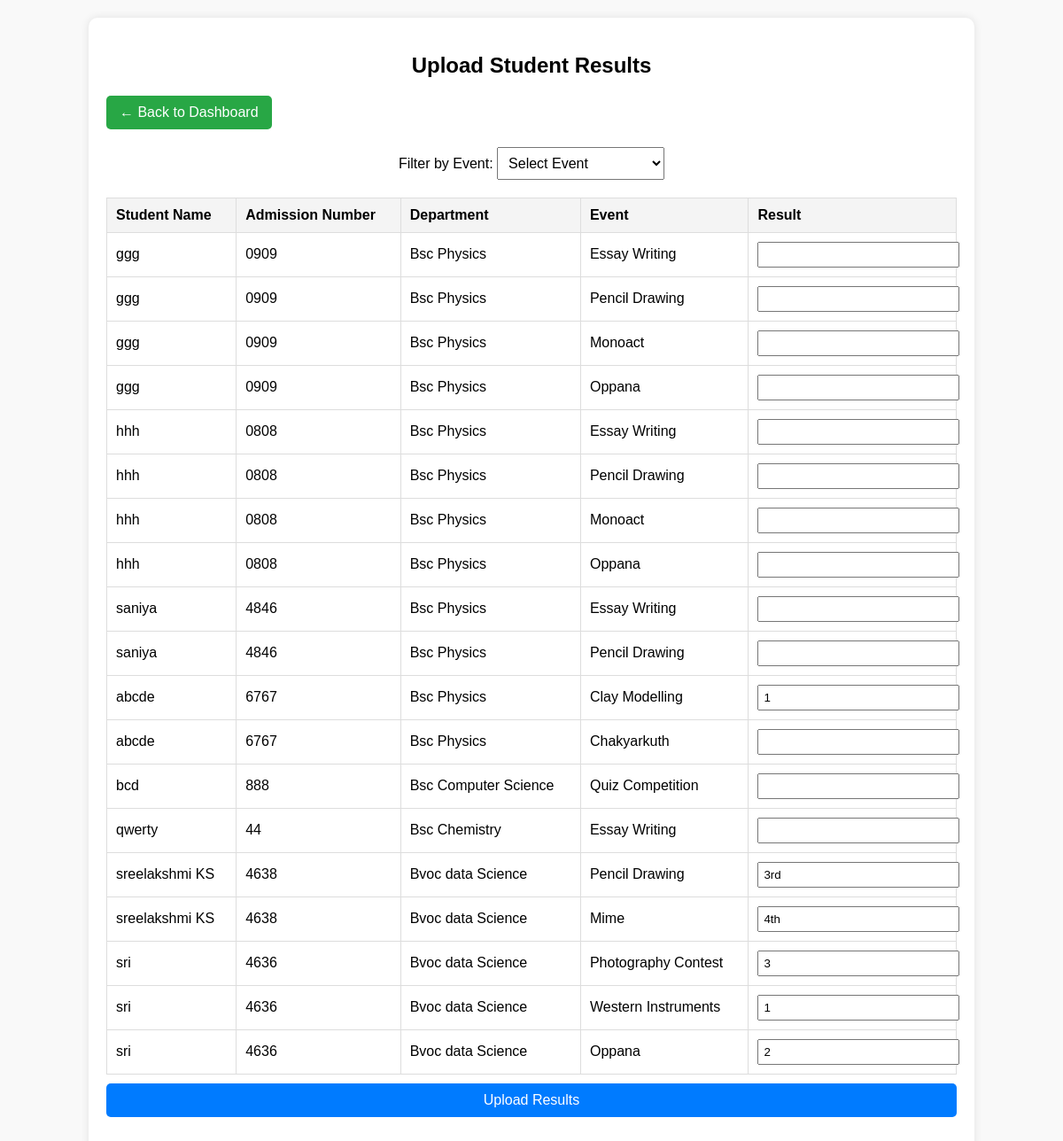
Page /upload_results/ on the committed database.
### finearts/models.py (models this page shows, shortened)
class StudentEvent(models.Model):
    student = models.ForeignKey(Student, on_delete=models.CASCADE)
    admission_number = models.CharField(max_length=20, blank=True, null=True)
    event = models.ForeignKey(Event, on_delete=models.CASCADE)
    accepted = models.BooleanField(default=False)
    result = models.CharField(max_length=255, blank=True, null=True)
    class Meta:
        unique_together = ('student', 'event')

class Student(models.Model):
    name = models.CharField(max_length=100)
    admission_number = models.CharField(max_length=15, unique=True)
    department = models.CharField(max_length=50)
    events = models.ManyToManyField(Event, through='StudentEvent')

class Event(models.Model):
    CATEGORY_CHOICES = [
        ('onstage', 'On-stage'),
        ('offstage', 'Off-stage'),
    ]
    name = models.CharField(max_length=255)
    category = models.CharField(max_length=20, choices=CATEGORY_CHOICES, default='offstage')
    accepted = models.BooleanField(default=False)

### finearts/views.py (the view)
# urls.py: path('upload_results/', views.upload_results, name='upload_results'),
def upload_results(request):
    selected_event_id = request.GET.get("event", None)  # Filter by event if selected
    events = Event.objects.filter(studentevent__accepted=True).distinct()
    student_events = StudentEvent.objects.filter(accepted=True).select_related('student', 'event')
    if selected_event_id:
        student_events = student_events.filter(event_id=selected_event_id)
    return render(request, "upload_results.html", {
        "events": events,
        "student_events": student_events
    })

### finearts/templates/upload_results.html (shortened to what this page needs)
<!DOCTYPE html>
<html lang="en">
<head>
</head>
<body>
<div class="container">
    <h2>Upload Student Results</h2>
    <a href="{% url 'admin_dashboard' %}" class="back-btn">← Back to Dashboard</a>
    <form method="GET" action="{% url 'upload_results' %}">
        <label for="event-filter">Filter by Event:</label>
        <select id="event-filter" name="event" onchange="this.form.submit()">
            <option value="">Select Event</option>
        </select>
    </form>
    <form method="POST" action="{% url 'submit_results' %}">
        <table>
            <thead>
                <tr>
                    <th>Student Name</th>
                    <th>Admission Number</th>
                    <th>Department</th>
                    <th>Event</th>
                    <th>Result</th>
                </tr>
            </thead>
            <tbody>
                {% for entry in student_events %}
                <tr>
                    <td>{{ entry.student.name }}</td>
                    <td>{{ entry.student.admission_number }}</td>
                    <td>{{ entry.student.department }}</td>
                    <td>{{ entry.event.name }}</td>
                    <td>
                        <input type="text" name="result_{{ entry.student.id }}_{{ entry.event.id }}"
                               value="{{ entry.result|default:'' }}">
                    </td>
                </tr>
                {% empty %}
                <tr>
                    <td colspan="4" style="text-align: center; color: red;">No students found for the selected event</td>
                </tr>
                {% endfor %}
            </tbody>
        </table>
        <button type="submit" class="btn-submit">Upload Results</button>
    </form>
</div>
</body>
</html>

### finearts/templates/upload_results.html (style rules this page uses)
body { font-family: Arial, sans-serif; margin: 0; padding: 0; background-color: #f9f9f9; }
.container { width: 80%; margin: auto; padding: 20px; background: white; box-shadow: 0px 0px 10px rgba(0, 0, 0, 0.1); border-radius: 10px; margin-top: 20px; }
h2 { text-align: center; }
form { margin-bottom: 20px; text-align: center; }
select { padding: 8px; font-size: 16px; }
table { width: 100%; border-collapse: collapse; margin-top: 20px; }
th, td { padding: 10px; border: 1px solid #ddd; text-align: left; }
th { background-color: #f4f4f4; }
input[type="text"] { padding: 5px; width: 100%; }
.btn-submit { display: block; width: 100%; padding: 10px; background-color: #007bff; color: white; font-size: 16px; border: none; border-radius: 5px; cursor: pointer; margin-top: 10px; }
.back-btn { display: inline-block; margin-bottom: 20px; padding: 10px 15px; background-color: #28a745; color: white; text-decoration: none; border-radius: 5px; }

### rows in the picture
StudentEvent: student.name "ggg", student.admission_number "0909", student.department "Bsc Physics", event.name "Essay Writing"
StudentEvent: student.name "ggg", student.admission_number "0909", student.department "Bsc Physics", event.name "Pencil Drawing"
StudentEvent: student.name "ggg", student.admission_number "0909", student.department "Bsc Physics", event.name "Monoact"
StudentEvent: student.name "ggg", student.admission_number "0909", student.department "Bsc Physics", event.name "Oppana"
StudentEvent: student.name "hhh", student.admission_number "0808", student.department "Bsc Physics", event.name "Essay Writing"
StudentEvent: student.name "hhh", student.admission_number "0808", student.department "Bsc Physics", event.name "Pencil Drawing"
StudentEvent: student.name "hhh", student.admission_number "0808", student.department "Bsc Physics", event.name "Monoact"
StudentEvent: student.name "hhh", student.admission_number "0808", student.department "Bsc Physics", event.name "Oppana"
StudentEvent: student.name "saniya", student.admission_number "4846", student.department "Bsc Physics", event.name "Essay Writing"
StudentEvent: student.name "saniya", student.admission_number "4846", student.department "Bsc Physics", event.name "Pencil Drawing"
StudentEvent: student.name "abcde", student.admission_number "6767", student.department "Bsc Physics", event.name "Clay Modelling", result "1"
StudentEvent: student.name "abcde", student.admission_number "6767", student.department "Bsc Physics", event.name "Chakyarkuth"
StudentEvent: student.name "bcd", student.admission_number "888", student.department "Bsc Computer Science", event.name "Quiz Competition"
StudentEvent: student.name "qwerty", student.admission_number "44", student.department "Bsc Chemistry", event.name "Essay Writing"
StudentEvent: student.name "sreelakshmi KS", student.admission_number "4638", student.department "Bvoc data Science", event.name "Pencil Drawing", result "3rd"
StudentEvent: student.name "sreelakshmi KS", student.admission_number "4638", student.department "Bvoc data Science", event.name "Mime", result "4th"
StudentEvent: student.name "sri", student.admission_number "4636", student.department "Bvoc data Science", event.name "Photography Contest", result "3"
StudentEvent: student.name "sri", student.admission_number "4636", student.department "Bvoc data Science", event.name "Western Instruments", result "1"
StudentEvent: student.name "sri", student.admission_number "4636", student.department "Bvoc data Science", event.name "Oppana", result "2"
